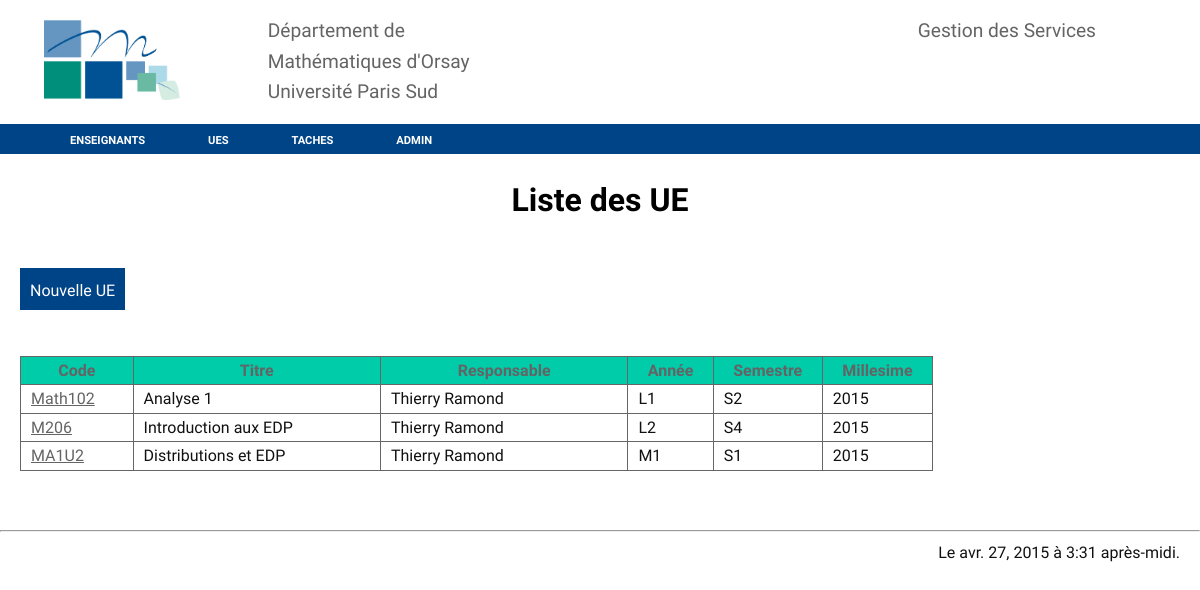
Page /ues/ on the committed database.
### services/models.py (models this page shows, shortened)
class Ue(models.Model):
    titre = models.CharField(max_length = 100)
    code = models.CharField(max_length = 20)
    année = models.CharField(max_length = 20, choices = année)
    semestre = models.CharField(max_length = 20, choices = semestre)
    description = models.CharField(max_length = 255, blank=True, null=True)
    responsable = models.ForeignKey(Enseignant)
    spécialité = models.CharField(max_length = 20,blank=True, null=True)
    horaire_total = models.IntegerField(default=0)
    horaire_cours = models.IntegerField(default=0)
    horaire_td = models.IntegerField(default=0)
    horaire_tp = models.IntegerField(default=0)
    horaire_intégré = models.IntegerField(default=0)
    horaire_soutien = models.IntegerField(default=0)
    horaire_coordination = models.IntegerField(default=0)
    nombre_td = models.IntegerField(default=0)
    nombre_tp = models.IntegerField(default=0)
    nombre_cours = models.IntegerField(default=0)
    nombre_intégré = models.IntegerField(default=0)
    nombre_soutien = models.IntegerField(default=0)
    millesime = models.IntegerField(default=timezone.now().year)
    class Meta():
        unique_together = ( 'code', 'millesime')

class Enseignant(models.Model):
    nom = models.CharField(max_length = 100)
    prenom = models.CharField(max_length = 100)
    grade = models.CharField(max_length = 100)
    service_du = models.IntegerField (default = 192)
    decharge = models.IntegerField (default = 0)
    commentaire = models.CharField(max_length = 255, blank= True)
    arrivé_en = models.DateField(default='2000-09-01')
    photo = models.ImageField(blank=True)
    attribué = models.IntegerField (default = 0)
    bilan = models.IntegerField (default = 0)
    millesime = models.IntegerField (default = timezone.now().year)
    class Meta():
        unique_together = ("nom", "prenom", "millesime")
    def __str__(self):
        return ('{1} {0}'.format(self.nom, self.prenom))

### services/views.py (the view)
# urls.py: url(r'^ues/$', views.liste_ue, name='ues'),
def liste_ue(request):
    order_by = request.GET.get('order_by', 'année')
    liste_ue = Ue.objects.order_by(order_by)
    return render(request, 'ue_list.html',{'datetime': timezone.now(), 'Ue' : liste_ue})

### services/templates/ue_list.html (shortened to what this page needs)
{% extends "base.html" %}
{% block content %}
<h1>Liste des UE</h1>
<bouton>
<a href="{% url "ue-new" %}">Nouvelle UE</a>
</bouton>
<br><br>
<table>
<tr>
	<th style="width: 5%;"><a href="?order_by=code">Code</a></th>
	<th style="width: 15%;"><a href="?order_by=titre">Titre</a></th>
	<th style="width: 15%;"><a href="?order_by=responsable">Responsable</a></th>
	<th style="width: 5%;"><a href="?order_by=année">Année</a></th>
	<th style="width: 5%;"><a href="?order_by=semestre">Semestre</a></th>
	<th style="width: 5%;"><a href="?order_by=millesime">Millesime</a></th>
</tr>
{% for ue in Ue %}
<tr>
	<td><a href="{% url "ue-view" ue.id %}">{{ue.code}}</a></td>
	<td>{{ue.titre}}</td>
	<td>{{ue.responsable}}</td>
	<td>{{ue.année}}</td>
	<td>{{ue.semestre}}</td>
	<td>{{ue.millesime}}</td>
</tr>
{% endfor %}
</table>
{% endblock %}

### services/static/services/trstyle.css (style rules this page uses)
body { background-color: #fff; font: 16px/1.6 'Oxygen',sans-serif; color: #111; margin: 0px; min-width:1000px; min-height: 1300px; z-index: 1000; }
a { color: rgba(100,100,100,1); text-decoration: none; font-style: bold; }
td a { color: rgba(100,100,100,1); text-decoration: underline; font-style: bold; }
h1 { text-align: center; color: #000; }
table { display: flex; border-collapse: collapse; margin-left: 20px; margin-right: 20px; }
td { border: 1px solid #666; width: 140px; text-align: left; padding-left:10px; }
th { border: 1px solid #666; width: 100px; font-style: bold; color:#333; background-color: #0CA; }
th a { text-decoration: none; font-style: bold; }
bouton a { display: inline-block; height: 22px; margin: 20px; padding: 10px; text-decoration: none; background-color: rgba(0, 68, 136,1); color: rgba(255,255,255,1); }

### rows in the picture
Ue: code "Math102", titre "Analyse 1", responsable "Thierry Ramond", année "L1", semestre "S2", millesime "2015"
Ue: code "M206", titre "Introduction aux EDP", responsable "Thierry Ramond", année "L2", semestre "S4", millesime "2015"
Ue: code "MA1U2", titre "Distributions et EDP", responsable "Thierry Ramond", année "M1", semestre "S1", millesime "2015"
